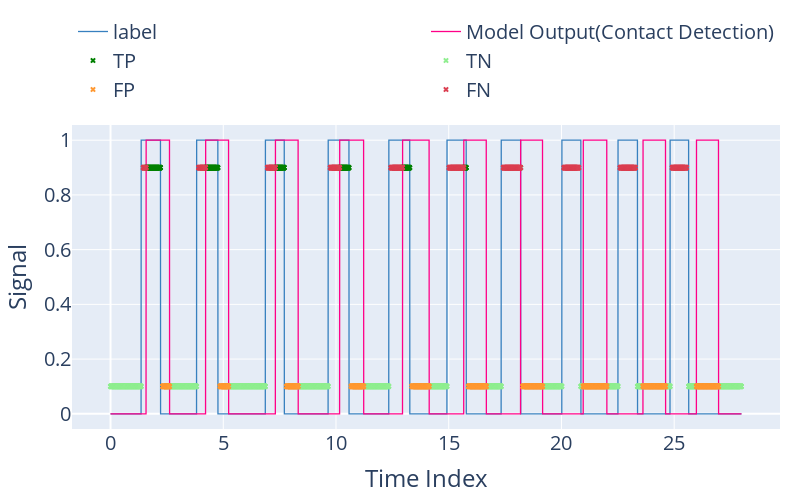

The cell this chart's notebook holds for it:
### Code cell
# 单个文件夹处理
df = pd.read_csv('../DATA/Labeled_data/0305_STFT3DCNN_Post123_T4ESBN4+7_P/labeled_modelResult_data.csv')
# Call the function
df, TP, TN, FP, FN, contact_avg_delay, no_contact_avg_delay, ModelAccuracy, DetectionFailureRate, FalseAlarmRate, contact_delays, no_contact_delays = contact_detection_accuracy(df, 20)
 
print('contact_delays:', contact_delays)
print('no_contact_delays:', no_contact_delays)
print(f"Accuracy:{ModelAccuracy:.2f}%, DetectionFailureRate:{DetectionFailureRate:.2f}%, FalseAlarmRate:{FalseAlarmRate:.2f}%, Contact Detection Delay: {contact_avg_delay*1000:.3f}ms, No-Contact Detection Delay: {no_contact_avg_delay*1000:.3f}ms, TP: {TP}, TN: {TN}, FP: {FP}, FN: {FN}")
 
# Plot results
df['Model Output(Contact Detection)'] = df['majority_voting']



df[['time', 'label', 'Model Output(Contact Detection)', 'TP', 'TN', 'FP', 'FN']].iplot(
    x='time', kind='scatter',
    mode={'label': 'lines', 'Model Output(Contact Detection)': 'lines', 'TP': 'markers', 'TN': 'markers', 'FP': 'markers', 'FN': 'markers'},
    title='Contact Detection Analysis (Interactive)',
    xTitle='Time Index', yTitle='Signal', theme='white',
    symbol=[None, None, 'x', 'x', 'x', 'x'],
    size = 5,
    colors=['blue', 'pink', 'green', 'lightgreen', 'orange', 'red'],
    layout=dict(
        width=800,          # 图的总宽度，可根据期刊单栏宽度调整
        height=500,         # 图的总高度，保证有足够空间给上半部分放图例

        # 让绘图区只占据图像下半部分 (这里设置成 0 ~ 0.5)
        xaxis=dict(domain=[0, 1], title='Time Index'),
        yaxis=dict(domain=[0, 0.95], title='Signal'),

        # 将图例放在上半部分，水平排列
        legend=dict(
            orientation='h',   # 水平放置
            x=0.5,             # 水平居中
            y=1.0,             # 紧贴画布顶部
            xanchor='center',
            yanchor='bottom'
        ),

        # 边距，避免标题或图例贴到图边缘
        margin=dict(
            l=60,  # 左边距
            r=20,  # 右边距
            t=100, # 上边距，根据实际需求调大或调小
            b=60   # 下边距
        ),

        # 字体大小
        font=dict(size=20)
    )
)

df

### Figure 1 — Plotly figure (JSON) as saved in the notebook; plotly's stock layout.template omitted (floating-point values rounded to 4 significant figures; data arrays with more than 128 entries replaced by an {"elided": "..."} marker saying what was removed)
{"data": [{"line": {"color": "rgba(55, 128, 191, 1.0)", "dash": "solid", "shape": "linear", "width": 1.3}, "mode": "lines", "name": "label", "text": "", "type": "scatter", "x": {"elided": "5598 float values"}, "y": {"elided": "5598 int values"}}, {"line": {"color": "rgba(255, 0, 136, 1.0)", "dash": "solid", "shape": "linear", "width": 1.3}, "mode": "lines", "name": "Model Output(Contact Detection)", "text": "", "type": "scatter", "x": {"elided": "5598 float values"}, "y": {"elided": "5598 int values"}}, {"line": {"color": "rgba(0, 128, 0, 1.0)", "dash": "solid", "shape": "linear", "width": 1.3}, "marker": {"size": 5, "symbol": "x"}, "mode": "markers", "name": "TP", "text": "", "type": "scatter", "x": {"elided": "5598 float values"}, "y": {"elided": "5598 mixed values"}}, {"line": {"color": "rgba(144, 238, 144, 1.0)", "dash": "solid", "shape": "linear", "width": 1.3}, "marker": {"size": 5, "symbol": "x"}, "mode": "markers", "name": "TN", "text": "", "type": "scatter", "x": {"elided": "5598 float values"}, "y": {"elided": "5598 mixed values"}}, {"line": {"color": "rgba(255, 153, 51, 1.0)", "dash": "solid", "shape": "linear", "width": 1.3}, "marker": {"size": 5, "symbol": "x"}, "mode": "markers", "name": "FP", "text": "", "type": "scatter", "x": {"elided": "5598 float values"}, "y": {"elided": "5598 mixed values"}}, {"line": {"color": "rgba(219, 64, 82, 1.0)", "dash": "solid", "shape": "linear", "width": 1.3}, "marker": {"size": 5, "symbol": "x"}, "mode": "markers", "name": "FN", "text": "", "type": "scatter", "x": {"elided": "5598 float values"}, "y": {"elided": "5598 mixed values"}}], "layout": {"font": {"size": 20}, "height": 500, "legend": {"orientation": "h", "x": 0.5, "xanchor": "center", "y": 1, "yanchor": "bottom"}, "margin": {"b": 60, "l": 60, "r": 20, "t": 100}, "width": 800, "xaxis": {"domain": [0, 1], "title": {"text": "Time Index"}}, "yaxis": {"domain": [0, 0.95], "title": {"text": "Signal"}}}}
